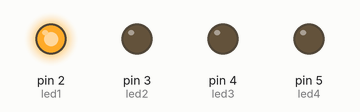
Simulated run of this sketch. Board: Arduino Uno, built with avr-gcc and run on an emulated ATmega328P. On the bench: output pins drawn as LEDs (lit = HIGH).

Above: at 0.15 s.
At 0.75 s:
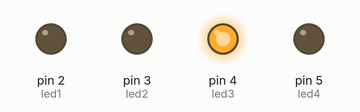
At 1.65 s:
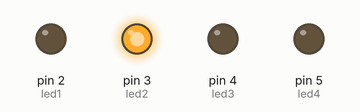
At 2.25 s:
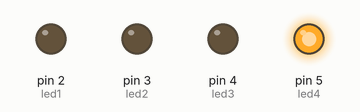
Timing chart, 0 to 3.0 s (numbered marks = the images above):
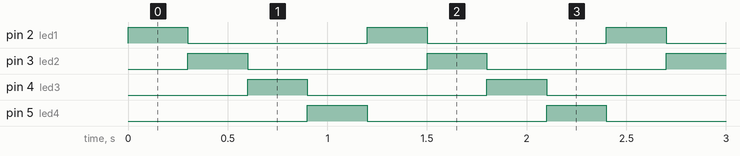

The sketch:

lab1b.ino
```cpp
int led1 = 2;
int led2 = 3;
int led3 = 4;
int led4 = 5;

void setup() {
  pinMode(led1, OUTPUT);
  pinMode(led2, OUTPUT);
  pinMode(led3, OUTPUT);
  pinMode(led4, OUTPUT);
}

void loop() {
  digitalWrite(led1, HIGH);
  delay(300);
  digitalWrite(led1, LOW);

  digitalWrite(led2, HIGH);
  delay(300);
  digitalWrite(led2, LOW);

  digitalWrite(led3, HIGH);
  delay(300);
  digitalWrite(led3, LOW);

  digitalWrite(led4, HIGH);
  delay(300);
  digitalWrite(led4, LOW);
}
```

Measured:
- by itself, pin 2 (led1), pin 3 (led2), pin 4 (led3), pin 5 (led4): alternates HIGH for 0.30 s and LOW for 0.90 s
- by itself, everything shown: repeats every 1.2 s, in 5 steps
